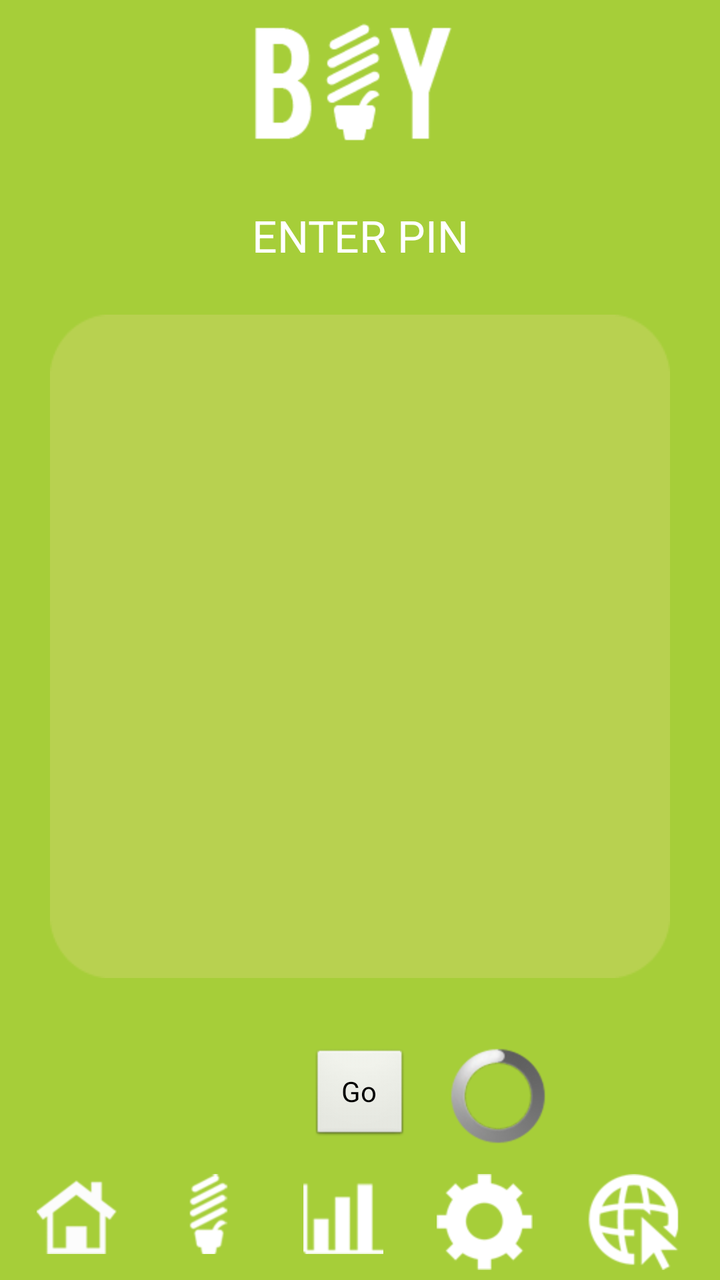
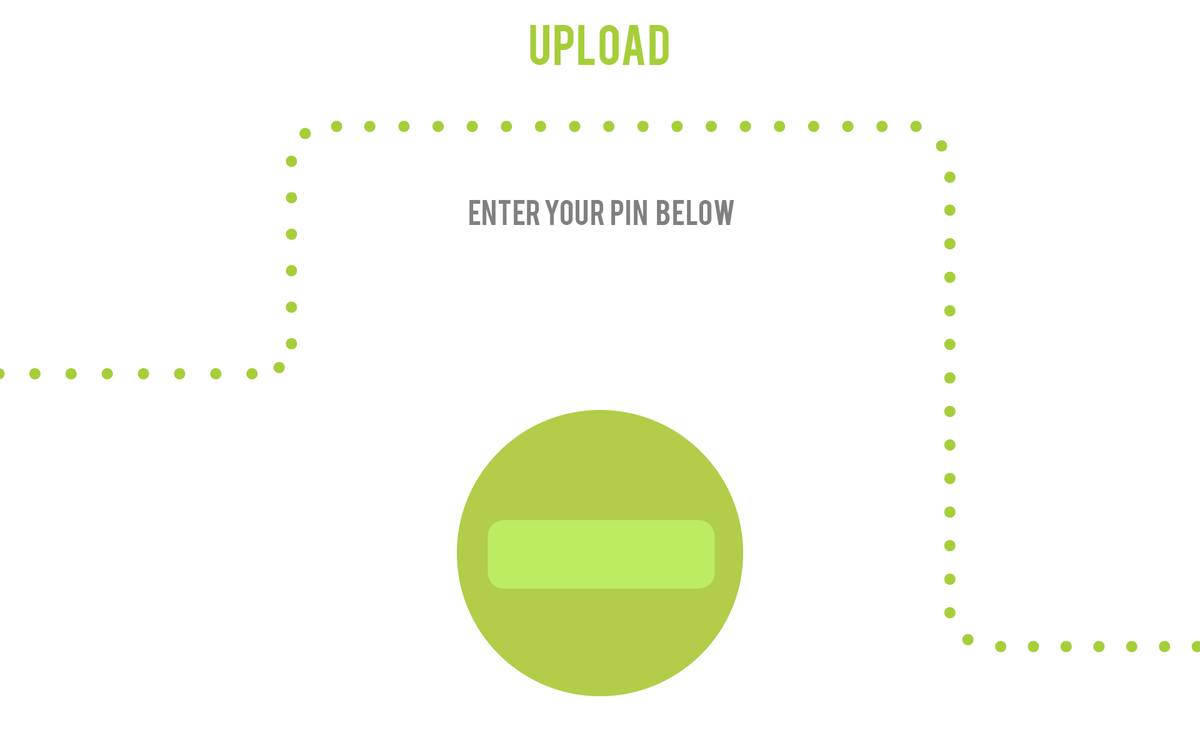

Two renders of one Android screen. The first uses the default layout on a phone; the second uses the alternative layout the repository ships for a different screen configuration, on a matching device. The two XML files are below.
<!-- AndroidManifest.xml: application theme android:Theme.Black.NoTitleBar -->
<!-- res/layout/pin.xml -->
<?xml version="1.0" encoding="utf-8"?>

<RelativeLayout xmlns:android="http://schemas.android.com/apk/res/android"
    android:id="@+id/RelativeLayout1"
    android:layout_width="fill_parent"
    android:layout_height="fill_parent"
    android:background="@drawable/app_background_hdpi"
    android:orientation="vertical" >

    <ImageView
        android:id="@+id/imLogo"
        android:layout_width="wrap_content"
        android:layout_height="wrap_content"
        android:layout_centerHorizontal="true"
        android:padding="10dp"
        android:paddingBottom="0dp"
        android:scaleType="fitCenter"
        android:src="@drawable/logo_white_hdpi" />

    <TextView
        android:id="@+id/txtEnterPIN"
        android:layout_width="fill_parent"
        android:layout_height="wrap_content"
        android:layout_alignParentLeft="true"
        android:layout_below="@+id/imLogo"
        android:gravity="center|center_horizontal"
        android:paddingTop="15dp"
        android:text="ENTER PIN"
        android:textAppearance="?android:attr/textAppearanceLarge" />

    <EditText
        android:id="@+id/txtPIN_Entry"
        android:layout_width="fill_parent"
        android:layout_height="wrap_content"
        android:layout_above="@+id/btnGetGBData"
        android:layout_below="@+id/txtEnterPIN"
        android:layout_centerHorizontal="true"
        android:layout_margin="25dp"
        android:background="@drawable/pin_inputarea_hdpi"
        android:capitalize="none"
        android:ems="10"
        android:gravity="center"
        android:inputType="textNoSuggestions|textShortMessage"
        android:singleLine="true"
        android:textColor="@color/col_white"
        android:textSize="50dp" >

        <requestFocus />
    </EditText>

    <TableLayout
        android:id="@+id/tblMenuBar"
        android:layout_width="fill_parent"
        android:layout_height="wrap_content"
        android:layout_alignParentBottom="true"
        android:layout_centerHorizontal="true"
        android:padding="5dp"
        android:stretchColumns="*" >

        <TableRow
            android:id="@+id/TableRow1"
            android:layout_width="fill_parent"
            android:layout_height="wrap_content"
            android:gravity="fill_horizontal"
            android:orientation="horizontal" >

            <ImageButton
                android:id="@+id/btnHome"
                android:layout_width="wrap_content"
                android:layout_height="wrap_content"
                android:background="@drawable/app_button_bg_xparent"
                android:src="@drawable/app_button_home" />

            <ImageButton
                android:id="@+id/btnBudget"
                android:layout_width="wrap_content"
                android:layout_height="wrap_content"
                android:background="@drawable/app_button_bg_xparent"
                android:src="@drawable/app_button_budget" />

            <ImageButton
                android:id="@+id/btnChart"
                android:layout_width="wrap_content"
                android:layout_height="wrap_content"
                android:background="@drawable/app_button_bg_xparent"
                android:src="@drawable/app_button_chart" />

            <ImageButton
                android:id="@+id/btnSettings"
                android:layout_width="wrap_content"
                android:layout_height="wrap_content"
                android:background="@drawable/app_button_bg_xparent"
                android:src="@drawable/app_button_settings" />

            <ImageButton
                android:id="@+id/btnWeb"
                android:layout_width="wrap_content"
                android:layout_height="wrap_content"
                android:background="@drawable/app_button_bg_xparent"
                android:src="@drawable/app_button_web" />
        </TableRow>
    </TableLayout>

    <Button
        android:id="@+id/btnGetGBData"
        android:layout_width="50dp"
        android:layout_height="wrap_content"
        android:layout_above="@+id/tblMenuBar"
        android:layout_centerHorizontal="true"
        android:layout_margin="10dip"
        android:onClick="getGBData"
        android:text="Go" />

    <ProgressBar
        android:id="@+id/gbDownloadProgress"
        android:layout_width="wrap_content"
        android:layout_height="wrap_content"
        android:layout_below="@+id/txtPIN_Entry"
        android:layout_margin="10dp"
        android:layout_toRightOf="@+id/btnGetGBData"
        android:visibility="visible" />

</RelativeLayout>
<!-- resources referenced by this layout -->
<resources>
  <color name="col_white">#FFFFFF</color>
  <!-- drawable app_background_hdpi: png bitmap (drawable-hdpi, 1844 bytes) -->
  <!-- drawable app_button_budget: png bitmap (drawable-hdpi, 2007 bytes) -->
  <!-- drawable app_button_chart: png bitmap (drawable-hdpi, 909 bytes) -->
  <!-- drawable app_button_home: png bitmap (drawable-hdpi, 1481 bytes) -->
  <!-- drawable app_button_settings: png bitmap (drawable-hdpi, 1921 bytes) -->
  <!-- drawable app_button_web: png bitmap (drawable-hdpi, 2898 bytes) -->
  <!-- drawable logo_white_hdpi: png bitmap (drawable-hdpi, 2343 bytes) -->
  <!-- drawable pin_inputarea_hdpi: png bitmap (drawable-hdpi, 2000 bytes) -->
</resources>
<!-- res/layout-xlarge-land/pin.xml (the repository's variant of the layout above) -->
<!-- drawn on a large tablet held sideways -->
<?xml version="1.0" encoding="utf-8"?>

<RelativeLayout xmlns:android="http://schemas.android.com/apk/res/android"
    android:id="@+id/RelativeLayout1"
    android:layout_width="fill_parent"
    android:layout_height="fill_parent"
    android:background="@drawable/download_xlarge_h"
    android:orientation="vertical" >

    <ProgressBar
        android:id="@+id/gbDownloadProgress"
        android:layout_width="wrap_content"
        android:layout_height="wrap_content"
        android:layout_alignParentBottom="true"
        android:layout_centerHorizontal="true"
        android:layout_margin="10dp"
        android:visibility="invisible" />

    <RelativeLayout
        android:id="@+id/relLayout2"
        android:layout_width="wrap_content"
        android:layout_height="wrap_content"
        android:layout_alignBottom="@+id/gbDownloadProgress"
        android:layout_centerHorizontal="true"
        android:layout_marginTop="75dp"
        >

        <ImageView
            android:id="@+id/imageView1"
            android:layout_width="wrap_content"
            android:layout_height="wrap_content"
            android:layout_centerHorizontal="true"
            android:layout_centerVertical="true"
            
            android:src="@drawable/upload_box" />

        <EditText
            android:id="@+id/txtPIN_Entry"
            android:layout_width="wrap_content"
            android:layout_height="wrap_content"
            android:layout_centerHorizontal="true"
            android:layout_centerVertical="true"
            android:background="@null"
            android:ems="10"
            android:gravity="center"
            
            android:paddingTop="20dp"
            android:singleLine="true"
            android:textColor="@color/col_white"
            android:textSize="35sp" />

    </RelativeLayout>

</RelativeLayout>
<!-- resources referenced by the variant -->
<!-- as a large tablet held sideways resolves them -->
<resources>
  <color name="col_white">#FFFFFF</color>
  <!-- drawable download_xlarge_h: png bitmap (drawable-hdpi, 26416 bytes) -->
  <!-- drawable upload_box: png bitmap (drawable-hdpi, 11456 bytes) -->
</resources>
